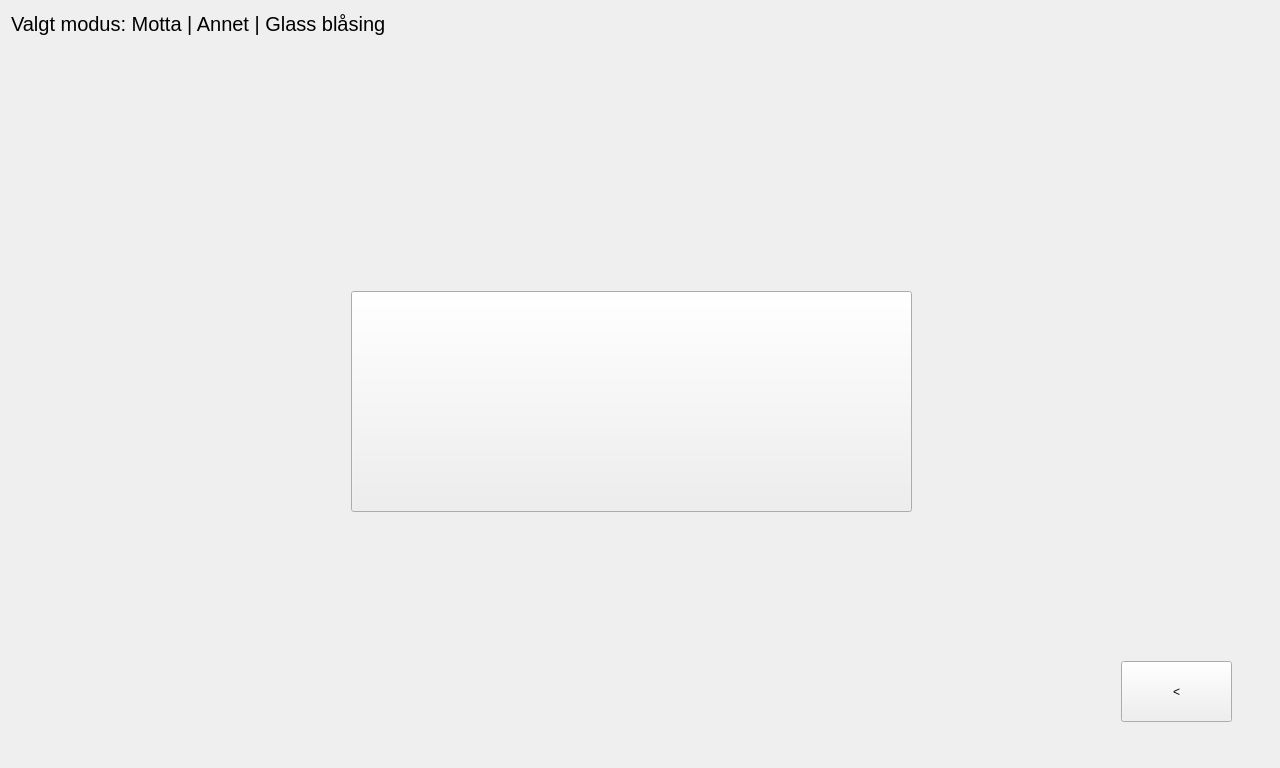
<?xml version="1.0" encoding="UTF-8"?>
<ui version="4.0">
 <class>glass_blaasing_motta</class>
 <widget class="QWidget" name="glass_blaasing_motta">
  <property name="geometry">
   <rect>
    <x>0</x>
    <y>0</y>
    <width>1280</width>
    <height>768</height>
   </rect>
  </property>
  <property name="windowTitle">
   <string>Form</string>
  </property>
  <layout class="QGridLayout" name="gridLayout">
   <item row="0" column="0">
    <widget class="QStackedWidget" name="stackedWidget">
     <widget class="QWidget" name="side_glass_blaasing_bedrifter">
      <widget class="QLabel" name="modus_0">
       <property name="geometry">
        <rect>
         <x>0</x>
         <y>0</y>
         <width>671</width>
         <height>25</height>
        </rect>
       </property>
       <property name="font">
        <font>
         <pointsize>15</pointsize>
        </font>
       </property>
       <property name="text">
        <string>Valgt modus: Motta | Annet | Glass blåsing</string>
       </property>
      </widget>
      <widget class="QPushButton" name="tronrud">
       <property name="geometry">
        <rect>
         <x>340</x>
         <y>280</y>
         <width>561</width>
         <height>221</height>
        </rect>
       </property>
       <property name="font">
        <font>
         <pointsize>20</pointsize>
        </font>
       </property>
       <property name="styleSheet">
        <string notr="true"/>
       </property>
       <property name="text">
        <string/>
       </property>
      </widget>
      <widget class="QPushButton" name="tilbake_0_glass_blaasing_bedrifter">
       <property name="geometry">
        <rect>
         <x>1110</x>
         <y>650</y>
         <width>111</width>
         <height>61</height>
        </rect>
       </property>
       <property name="text">
        <string>&lt;</string>
       </property>
      </widget>
      <widget class="QLabel" name="logo_tepvr_0">
       <property name="geometry">
        <rect>
         <x>760</x>
         <y>0</y>
         <width>481</width>
         <height>94</height>
        </rect>
       </property>
       <property name="text">
        <string/>
       </property>
      </widget>
     </widget>
     <widget class="QWidget" name="side_glass_blaasing_tronrud">
      <widget class="QLabel" name="modus_1">
       <property name="geometry">
        <rect>
         <x>0</x>
         <y>0</y>
         <width>621</width>
         <height>25</height>
        </rect>
       </property>
       <property name="font">
        <font>
         <pointsize>15</pointsize>
        </font>
       </property>
       <property name="text">
        <string>Valgt modus: Motta | Annet | Glass blåsing</string>
       </property>
      </widget>
      <widget class="QLabel" name="modus_1_1">
       <property name="geometry">
        <rect>
         <x>0</x>
         <y>30</y>
         <width>471</width>
         <height>31</height>
        </rect>
       </property>
       <property name="font">
        <font>
         <pointsize>15</pointsize>
        </font>
       </property>
       <property name="text">
        <string>Bedrift: Tronrud Engineering AS</string>
       </property>
      </widget>
      <widget class="QLabel" name="logo_tepvr_1">
       <property name="geometry">
        <rect>
         <x>760</x>
         <y>0</y>
         <width>481</width>
         <height>94</height>
        </rect>
       </property>
       <property name="text">
        <string/>
       </property>
      </widget>
      <widget class="QPushButton" name="tilbake_1_glass_blaasing_tronrud">
       <property name="geometry">
        <rect>
         <x>1110</x>
         <y>650</y>
         <width>111</width>
         <height>61</height>
        </rect>
       </property>
       <property name="text">
        <string>&lt;</string>
       </property>
      </widget>
     </widget>
    </widget>
   </item>
  </layout>
 </widget>
 <resources/>
 <connections/>
</ui>
